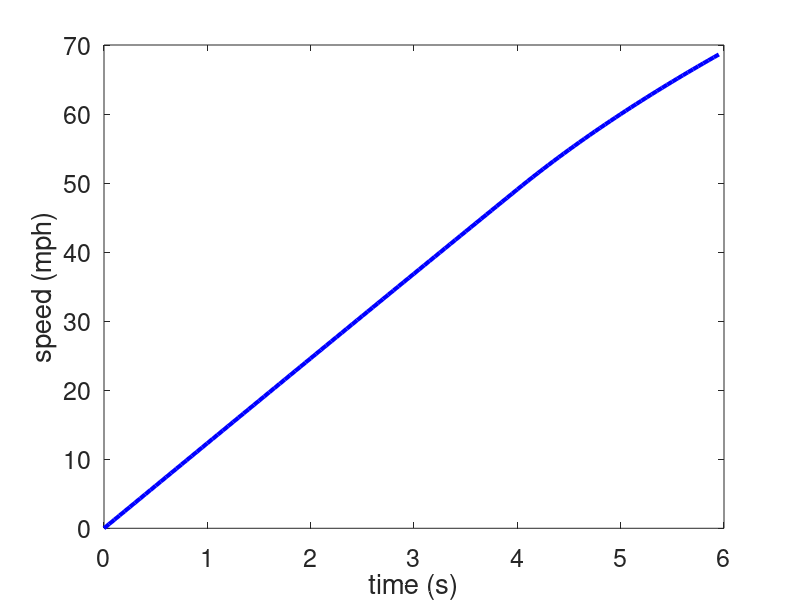
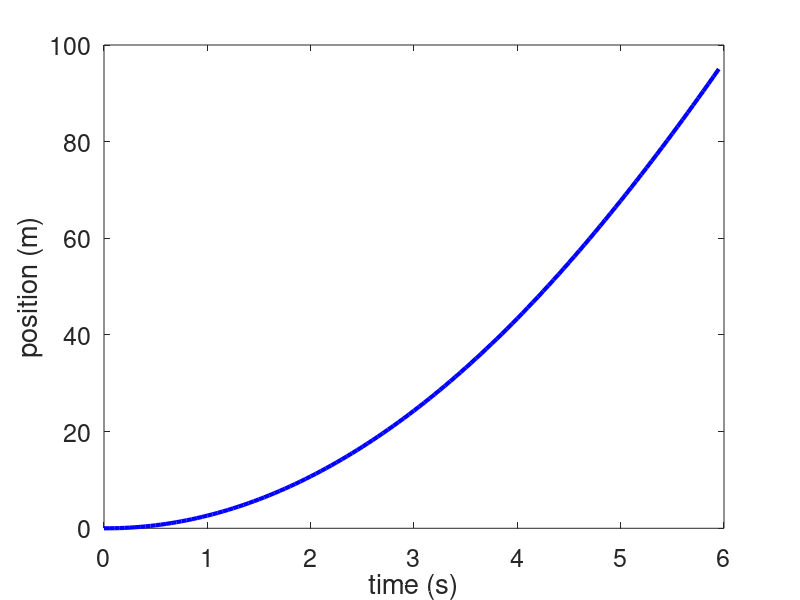
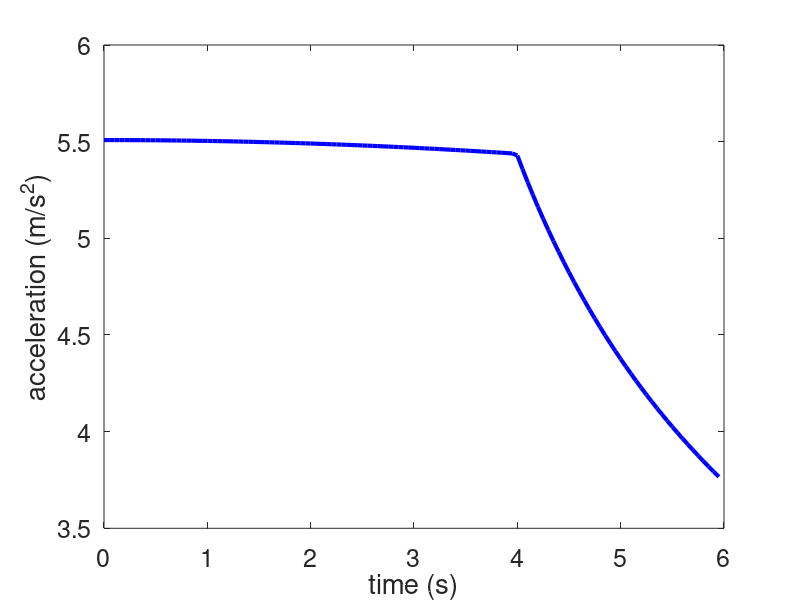
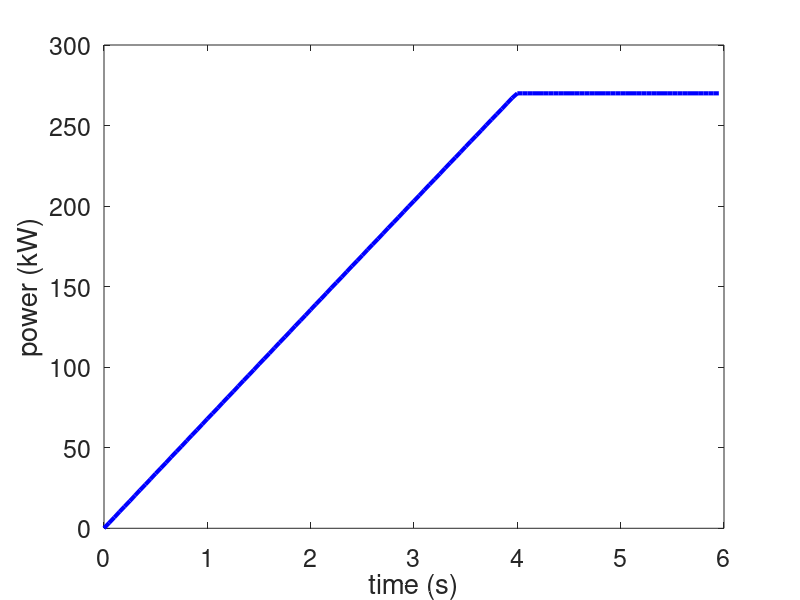

The MATLAB source for these figures, in order:
% Chris Kreienkamp - 901965168
% AME 40472 - Electric and Hybrid Vehicles
% Homework #5 - Due 4 November 2019

clear
clc
clf



%% PARAMETERS
T = 0.050;                      % [s] sampling time
n = 0.93;                       % powertrain efficiency
fr = 0.01;                      % rolling resistance
m = (4647+190)/2.2;             % [kg] car mass
g = 9.80;                       % [m/s/s] gravitational acceleration
Cd = 0.23;                      % drag coefficient
A = 25.2/3.28/3.28;             % [m^2] frontal surface area
p = 1.2;                        % [kg/m^3] density of air
rw = 27.7/2*0.0254;             % [m] wheel radius



%% CALCULATIONS
t(1) = 0; v(1) = 0.00001; s(1) = 0; E(1) = 0; torque(1) = 0;
P(1) = 270000/(49/3600*1609.34)*v(1);
for i = 2:1:120
    t(i) = (i-1)*T;
    v(i) = v(i-1) + T/m * (P(i-1)/v(i-1)-m*g*fr-Cd*A*p/2*v(i-1)^2);
    s(i) = s(i-1) + v(i-1)*T;
    a(i-1) = (v(i)-v(i-1))/T;
    E(i) = E(i-1)+T*P(i-1);
    if v(i)<= 49/3600*1609.34
        P(i) = 270000/(49/3600*1609.34)*v(i);
        torque(i) = 440;
    else
        P(i) = 270000;
        torque(i) = 275+(275-440)/((80-49)/3600*1609.34)*(v(i)-80/3600*1609.34);
    end
end
a(i) = (P(i)/v(i)-m*g*fr-Cd*A*p/2*v(i)^2)/m;
Ft = torque./rw;
v = v.*3600/1609.34;            % [mph]



%% GRAPHING
figure(1)
plot(t,v,'b-','LineWidth',3)
set(gca,'FontSize',18)
xlabel('time (s)'); ylabel('speed (mph)');

figure(2)
plot(t,s,'b-','LineWidth',3)
set(gca,'FontSize',18)
xlabel('time (s)'); ylabel('position (m)');

figure(3)
plot(t,a,'b-','LineWidth',3)
set(gca,'FontSize',18)
xlabel('time (s)'); ylabel('acceleration (m/s^2)');

figure(4)
plot(t,P/1000,'b-','LineWidth',3)
set(gca,'FontSize',18)
xlabel('time (s)'); ylabel('power (kW)');

figure(5)
plot(t,Ft/1000,'b-','LineWidth',3)
set(gca,'FontSize',18)
xlabel('time (s)'); ylabel('tractive force (kN)');

figure(6)
plot(t,torque,'b-','LineWidth',3)
set(gca,'FontSize',18)
xlabel('time (s)'); ylabel('torque (N\cdot m)');

figure(7)
plot(t,E/1000,'b-','LineWidth',3)
set(gca,'FontSize',18)
xlabel('time (s)'); ylabel('energy (kJ)');
